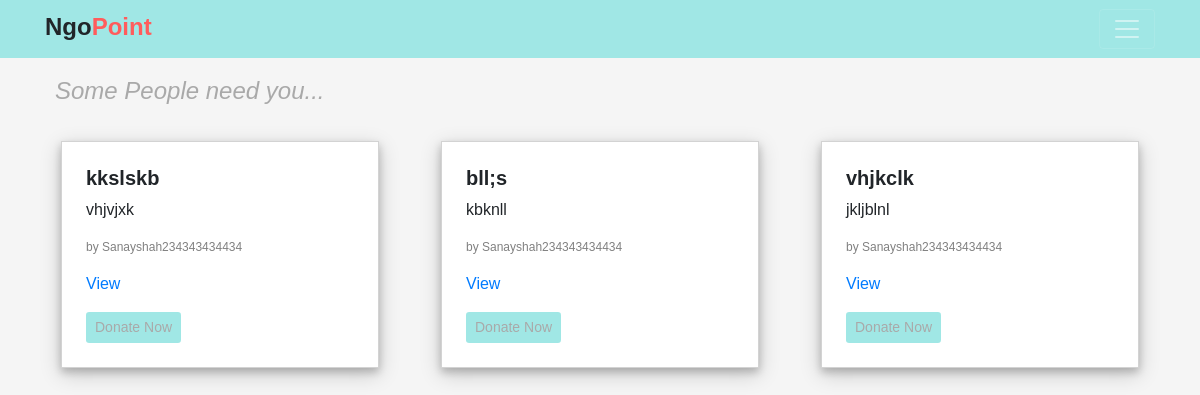
Before: / with the older database file.
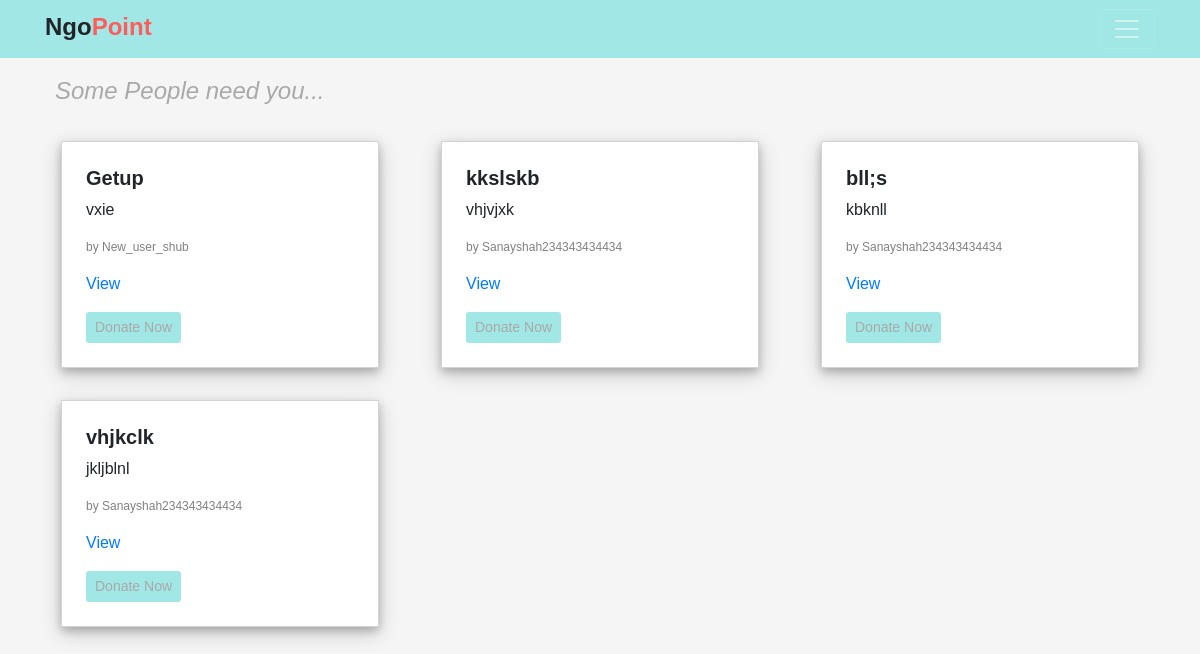
After: the same page with the newer database file.
### ngo_requirements/models.py (models this page shows)
class Requirement(models.Model):
    requirement_heading=models.CharField(max_length=300,default='')
    requirement_content=models.TextField()
    ngo = models.ForeignKey(Ngo, on_delete=models.CASCADE, default='')
    date_posted =models.DateTimeField(default=timezone.now)
    class Meta:
        ordering=['-date_posted']

class Ngo(models.Model):
    user = models.OneToOneField(User,on_delete=models.CASCADE,default='')
    def __str__(self):
        return f"{self.user.username}"

### ngo_requirements/views.py (the view)
# urls.py: 2. Add a URL to urlpatterns:  path('', views.home, name='home')
def home(request):
    requirements = Requirement.objects.all()
    context={
        'requirements':requirements,
    }
    return render(request,'ngo_requirements/home.html',context)

### ngo_requirements/templates/ngo_requirements/home.html (shortened to what this page needs)
{% extends 'ngo_requirements/base.html' %}
{% load static %}
{% block content %}
{% include 'ngo_requirements/navbar.html' %}
    <div class="container">
        <p class="title">Some People need you...</p>
        {% if requirements %}
        <div class="row">
        {% for r in requirements %}
                    <div class="col-12 col-sm-6 col-md-4">
                        <div class="m-3 p-4 requirement-container">
                            <h5><b>{{r.requirement_heading}}</b></h5>
                            <p>{{r.requirement_content}}</p>
                            <div class="row"><div class="col-12"><p class='by'>by {{r.ngo}}</p></div></div>
                            <div class="row"><div class="col-12"><a href="" ><p>View</p></a></div></div>
                            <button class="btn btn-sm ">Donate Now</button>
                        </div>
                    </div>
        {% endfor %}
        </div>
        {% else %}
        <h1>No requirements</h1>
        {% endif %}
    </div>
 {% endblock content %}

### ngo_requirements/templates/ngo_requirements/base.html (shortened to what this page needs)
<html>
    <head>
        <link rel="stylesheet" href="https://maxcdn.bootstrapcdn.com/bootstrap/4.0.0/css/bootstrap.min.css">
</head>
<body>
    {% block content %}
    {% endblock content %}
</body>
</html>

### ngo_requirements/templates/ngo_requirements/navbar.html (shortened to what this page needs)
  <nav class="navbar  navbar-dark sticky-top static-top" >
      <div class="container">
              <h4 style="padding-top: 5px;font-weight: bold;">Ngo<span id='X' style="font-style: bold">Point</span></h4>
        <button class="navbar-toggler" type="button" data-toggle="collapse" data-target="#navbarResponsive" aria-controls="navbarResponsive" aria-expanded="false" aria-label="Toggle navigation" style="color: ;">
              <span class="navbar-toggler-icon" style="color: "></span>
            </button>
      </div>
    </nav>

### ngo_requirements/templates/ngo_requirements/base.html (style rules this page uses)
body { background-color: white; font-family: Arial, Helvetica, sans-serif; height: 100%; }
html { font-size: 1rem; }
.navbar { background-color: #A0E7E5; }

### ngo_requirements/templates/ngo_requirements/home.html (style rules this page uses)
.requirement-container { border: 1px solid lightgrey ; background-color: white; box-shadow: 0 4px 8px 0 rgba(0, 0, 0, 0.2), 0 6px 20px 0 rgba(0, 0, 0, 0.19); }
body { background-color: whitesmoke; }
.btn { background-color: #A0E7E5; color: darkgrey; }
.by { font-size: 12px; color: gray; }
.title { font-style: italic; color: darkgray; font-size: 24px; padding-top: 15px; padding-left: 10px; }

### ngo_requirements/templates/ngo_requirements/navbar.html (style rules this page uses)
#X { color: #FF5C5C; }

Changed rows visible on the page:
added Requirement: requirement_heading "Getup", requirement_content "vxie", ngo "New_user_shub"
